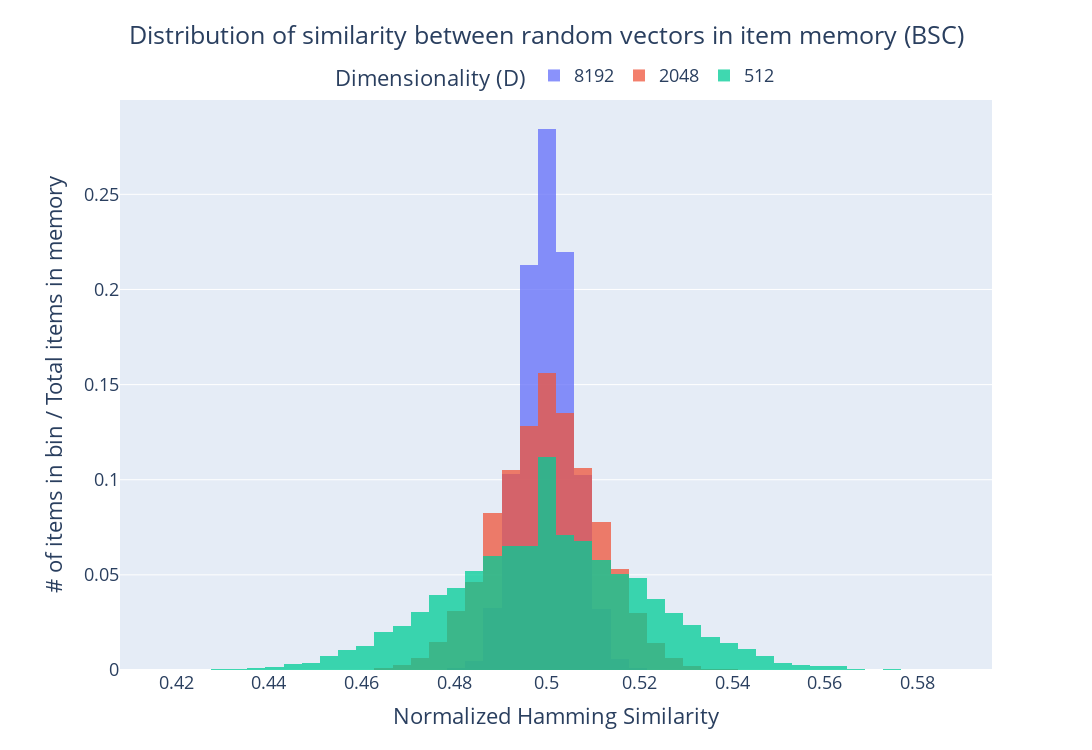

The notebook cell this image was saved under:
### Code cell
# bin_scale_factor = 512
# num_bins = 50

# data = sim_tensors[:, :].cpu().numpy()
# dimensions = DIMENSIONS[:]

# fig, ax = plt.subplots()

# bins = np.linspace(0.4, 0.6, num_bins)

# for idx, dim in reversed(list(enumerate(dimensions))):
#   data_dim = data[idx, :]
#   results, edges = np.histogram(data_dim, bins=bins)
#   bin_width = edges[1] - edges[0]
#   weights = results / float(results.sum())
#   ax.hist(edges[:-1], edges, weights=weights, alpha=0.75, label=f'{dim}')

# ax.set_xlabel('Hamming Similarity')
# ax.set_ylabel('# of items in bin / Total items in memory')
# ax.set_title('Distribution of similarity between random vectors in item memory')
# ax.legend(title='Dimensionality (D)', loc='upper right')
# fig.set_size_inches(12, 7)
# plt.show()

# bin_scale_factor = 512
bin_scale_factor = 255

data = sim_tensors[:, :].cpu().numpy()
dimensions = DIMENSIONS[:]

fig = go.Figure()

for idx, dim in reversed(list(enumerate(dimensions))):
  fig.add_trace(go.Histogram(x=data[idx, :], name=f'{dim}', xbins=dict(size=1/bin_scale_factor, start=start, end=end), autobinx=False, opacity=.75, histnorm='probability', marker=dict(color=idx)))

# for idx, dim in reversed(list(enumerate(dimensions))):
# for idx, dim in enumerate(dimensions):
#   fig.add_trace(go.Line(x=sorted(data[idx, :]), y=stats.norm.pdf(sorted(data[idx, :]), np.mean(data[idx, :]), np.std(data[idx, :])), name=f'{dim}'))
#   fig.add_trace(go.Scatter(x=data[idx, :], y=stats.norm.pdf(data[idx, :], np.mean(data[idx, :]), np.std(data[idx, :])), name=f'{dim}', mode='markers', marker=dict(color=idx)), pro

fig.update_layout(
  xaxis_title=x_axis_label,
  yaxis_title='# of items in bin / Total items in memory',
  title=dict(
    text=f'Distribution of similarity between random vectors in item memory ({VSA_TYPE})',
    x=0.5,
    y=.965,
  ),
  legend=dict(
    orientation="h",
    yanchor="top",
    y=1.075,
    xanchor="center",
    x=0.5,
    title='Dimensionality (D)'
  ),
  font=dict(
    size=18,
  ),
  # bargap=0.1,
  barmode='overlay',
  width=1250,
  height=750,
  margin=dict(l=120, r=100, t=100, b=80),
)
fig.show()

### Figure 1 — Plotly figure (JSON) as saved in the notebook; plotly's stock layout.template omitted (floating-point values rounded to 4 significant figures; data arrays with more than 128 entries replaced by an {"elided": "..."} marker saying what was removed)
{"data": [{"autobinx": false, "histnorm": "probability", "marker": {"color": 2}, "name": "8192", "opacity": 0.75, "type": "histogram", "x": {"elided": "10000 float values"}, "xbins": {"end": 0.6, "size": 0.003922, "start": 0.4}}, {"autobinx": false, "histnorm": "probability", "marker": {"color": 1}, "name": "2048", "opacity": 0.75, "type": "histogram", "x": {"elided": "10000 float values"}, "xbins": {"end": 0.6, "size": 0.003922, "start": 0.4}}, {"autobinx": false, "histnorm": "probability", "marker": {"color": 0}, "name": "512", "opacity": 0.75, "type": "histogram", "x": {"elided": "10000 float values"}, "xbins": {"end": 0.6, "size": 0.003922, "start": 0.4}}], "layout": {"barmode": "overlay", "font": {"size": 18}, "height": 750, "legend": {"orientation": "h", "title": {"text": "Dimensionality (D)"}, "x": 0.5, "xanchor": "center", "y": 1.075, "yanchor": "top"}, "margin": {"b": 80, "l": 120, "r": 100, "t": 100}, "title": {"text": "Distribution of similarity between random vectors in item memory (BSC)", "x": 0.5, "y": 0.965}, "width": 1250, "xaxis": {"title": {"text": "Normalized Hamming Similarity"}}, "yaxis": {"title": {"text": "# of items in bin / Total items in memory"}}}}
